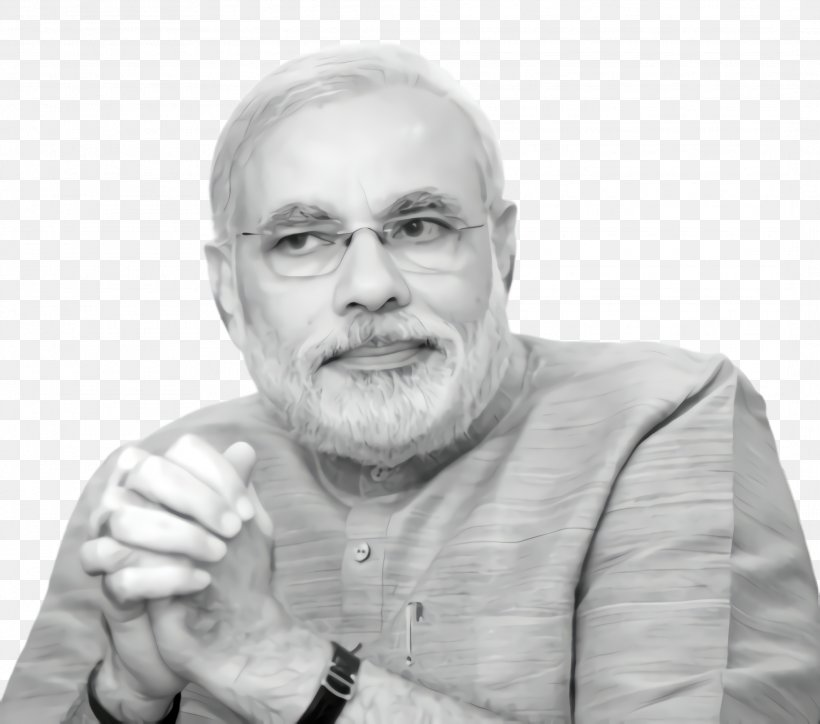
#> input picture images/assignment_im.jpg, 820 x 724 px, found by its file name
$ python '3d_plot_image copy.py'
#> lines starting #> are read from the running program, lines starting #| are printed output that depends on the picture
import numpy as np
import matplotlib.pyplot as plt
import cv2

image=cv2.imread('images\\assignment_im.jpg',0)
#> image: shape (724, 820); min 0, max 255, mean 208.1
print(image.shape)
#| (724, 820)
# Plot the 2D image
plt.imshow(image, cmap='gray')
plt.show()
x = np.arange(0, 820)
y = np.arange(0, 724)
x, y = np.meshgrid(x, y)

# The z coordinate is the intensity of the pixel
z = image
fig = plt.figure()
ax = fig.add_subplot(111, projection='3d')
ax.plot_surface(x, y, z,cmap='gray')
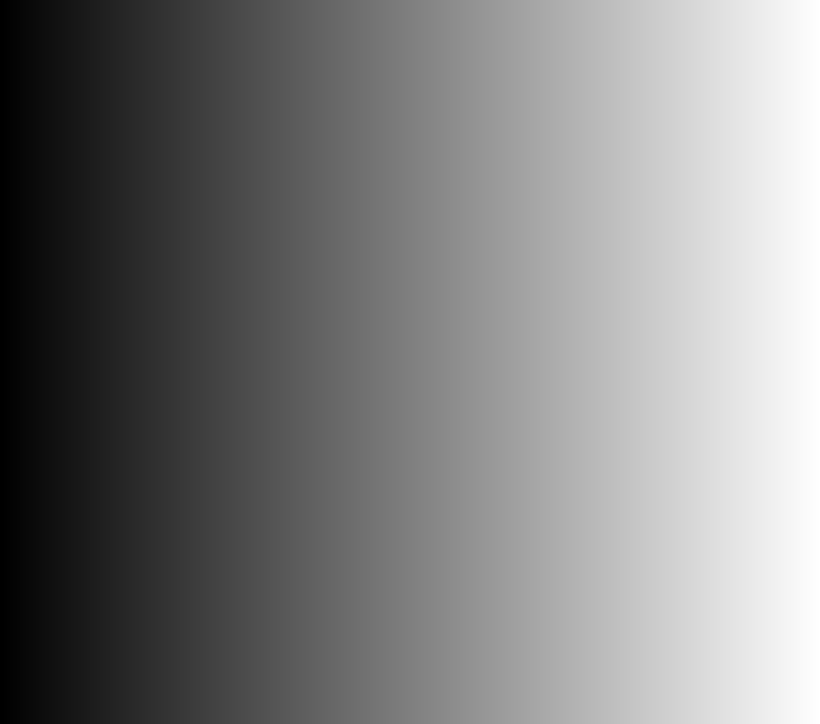
#> x: shape (724, 820) int64; min 0, max 819, mean 409.5; drawn with min black and max white

# Show the plot
plt.show()
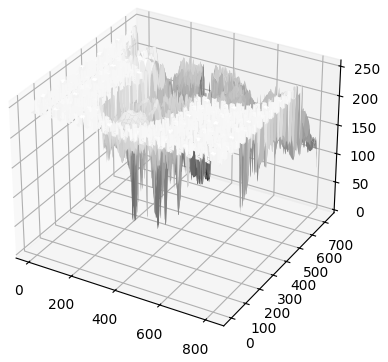
#> figure drawn by matplotlib, 1 panel
